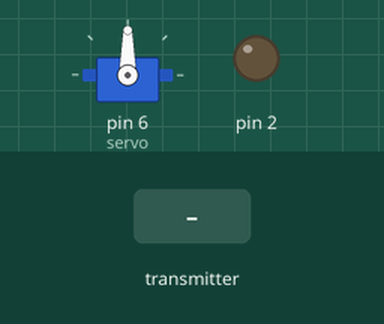
Recording of a sketch running on a simulated Arduino Uno, built with avr-gcc and run on an emulated ATmega328P. Parts: servo, output pins drawn as LEDs (lit = HIGH). The test bench sets the inputs (shaded band). No radio packets arrive unless stated.

Above: at 1.2 s.
1.3 s: the transmitter starts sending joyVal = 0
At 2.3 s:
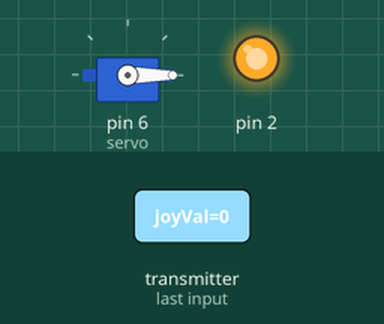
2.8 s: the transmitter starts sending joyVal = 256
At 3.4 s:
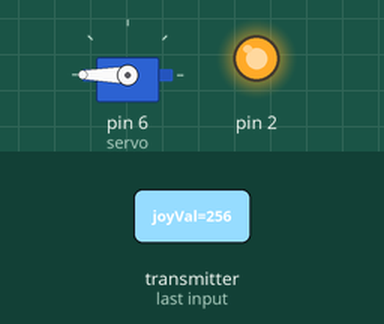
4.3 s: the transmitter starts sending joyVal = 1023
At 4.6 s:
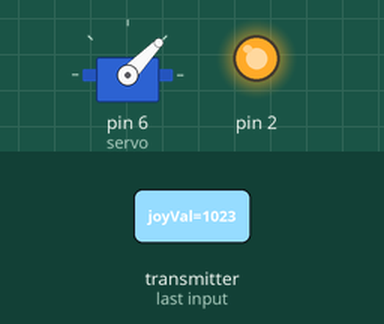
5.8 s: the transmitter starts sending joyVal = 512
At 6.9 s:
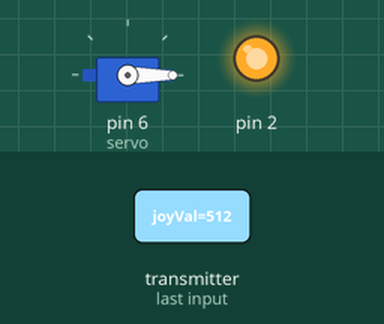
Timing chart, 0 to 8.3 s (numbered marks = the images above; inputs shaded):
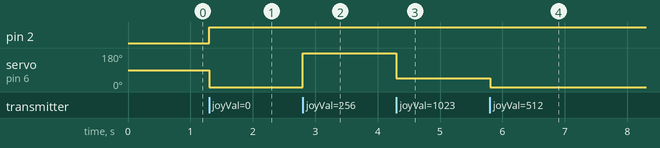

The sketch:

Reciever.ino
```cpp
#include <SPI.h>
#include <Servo.h>
#include <nRF24L01.h>
#include <RF24.h>

Servo servo;
RF24 radio(7, 8); // CE, CSN

const byte address[6] = "00001";

void setup() {
  servo.attach(6);
  pinMode(2, OUTPUT);
  radio.begin();
  radio.openReadingPipe(0, address);
  radio.setPALevel(RF24_PA_MIN);
  radio.startListening();

}

void loop() {
  if (radio.available()) {
    int joyVal = 0;
    radio.read(&joyVal, sizeof(joyVal));
    servo.write(joyVal);
    digitalWrite(2, HIGH);

  }
}
```

Measured:
- after the input at 1.3 s, pin 2: LOW → HIGH at once; servo on pin 6 (servo): 90° → 0° at once
- after the input at 2.8 s, servo on pin 6 (servo): 0° → 180° at once
- after the input at 4.3 s, servo on pin 6 (servo): 180° → 46° at once
- after the input at 5.8 s, servo on pin 6 (servo): 46° → 0° at once
